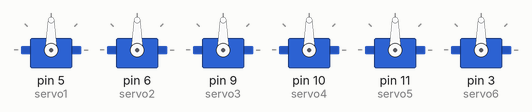
The sketch below on a simulated Arduino Uno, built with avr-gcc and run on an emulated ATmega328P. Shown: 6 × servo.

Above: at 0.05 s.
Timing chart, 0 to 3.0 s (numbered marks = the images above):
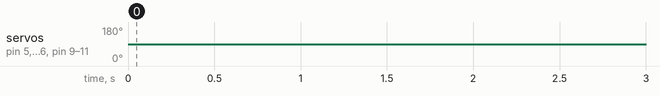

The sketch:

Controllable_wave_param.ino
```cpp
#include <Servo.h>
#include <math.h>

// --- SERVOS ---
Servo servo1, servo2, servo3, servo4, servo5, servo6;  // Added servo6

// === USER-TUNABLE PARAMETERS ===
// Tail wave
const float amplitude       = 25.0;    // degrees - increased for more thrust
const float frequency       = 2.0;     // Hz - slightly slower for more powerful strokes
const float phaseShiftDeg   = 45.0;    // degrees between joints - reduced for smoother wave

// Per-joint scaling constants - modified to create a natural fish motion
const float constant1       = 0.6;     // Head/first segment (minimal movement)
const float constant2       = 0.8;     // Second segment
const float constant3       = 1.2;     // Third segment
const float constant4       = 1.3;     // Fourth segment
const float constant5       = 1.4;     // Fifth segment
const float constant6       = 0;     // Tail fin (greatest movement)

// Burst-and-glide settings
const float cyclesPerBurst  = 3.0;     // More cycles per burst for better momentum
const float restTime        = 1.0;     // Shorter glide time
const float transitionSpeed = 2.0;     // Smoothing transition factor

// Control mode
const bool continuous_mode  = true;   // Set to false for burst-and-glide

// === DIRECTION CONTROL ===
// +1 = head->tail wave direction (correct for forward swimming)
const int directionMultiplier = 1;     // Changed to +1 for proper wave direction

// === SCHEDULE TIMINGS (seconds) ===
const float bufferTime      = 25.0;    // initial wait
const float activeTime      = 180.0;    // run tail wave
const float shutdownTime    = 180.0;    // final hold

// === INTERNAL SETTINGS ===
const float centerPos       = 90.0;    // neutral servo angle
const unsigned long updateDelay = 20;  // ms between updates
const float pi              = 3.14159265;

// --- TIMING / STATE ---
unsigned long previousMillis = 0;
float timeSeconds            = 0.0;

void setup() {
  servo1.attach(5);
  servo2.attach(6);
  servo3.attach(9);
  servo4.attach(10);
  servo5.attach(11);
  servo6.attach(3);  // Added servo6 - assuming pin 3 is available

  // Initialize all servos to center position
  servo1.write((int)centerPos);
  servo2.write((int)centerPos);
  servo3.write((int)centerPos);
  servo4.write((int)centerPos);
  servo5.write((int)centerPos);
  servo6.write((int)centerPos);
}

void loop() {
  unsigned long m = millis();
  if (m - previousMillis < updateDelay) return;
  previousMillis = m;
  timeSeconds += updateDelay / 1000.0;

  // Determine which phase we are in
  if (timeSeconds < bufferTime) {
    // Startup buffer: hold neutral
    servo1.write((int)centerPos);
    servo2.write((int)centerPos);
    servo3.write((int)centerPos);
    servo4.write((int)centerPos);
    servo5.write((int)centerPos);
    servo6.write((int)centerPos);
    return;
  }

  float tActive = timeSeconds - bufferTime;
  if (tActive < activeTime) {
    // Active tail-wave phase
    float t = tActive;
    // Precompute
    float phaseRad = phaseShiftDeg * pi / 180.0;
    float omega    = 2 * pi * frequency;
    // Envelope (continuous or burst-glide)
    float envelope = 1.0;
    if (!continuous_mode) {
      float burstTime = cyclesPerBurst / frequency;
      float cycleTime = burstTime + restTime;
      float tin = fmod(t, cycleTime);
      int   idx = int(t / cycleTime);
      if (tin < burstTime) {
        float u = tin / burstTime;
        float uu = fmin(1.0, u * transitionSpeed);
        envelope = 0.5 * (1 - cos(pi * uu));
      } else {
        float v = (tin - burstTime) / restTime;
        float vv = fmin(1.0, v * transitionSpeed);
        envelope = 0.5 * (1 + cos(pi * vv));
      }
      if (idx & 1) envelope = 0; // Just rest on alternate cycles instead of reversing
    }
    envelope *= directionMultiplier;

    // Joint angles - phase ordering is KEY to correct wave propagation
    // The order here ensures wave travels from head to tail
    float a1 = centerPos + constant1 * envelope * amplitude * sin(omega * t);
    float a2 = centerPos + constant2 * envelope * amplitude * sin(omega * t - phaseRad);     // Note negative phase shift
    float a3 = centerPos + constant3 * envelope * amplitude * sin(omega * t - 2*phaseRad);   // Each joint lags the previous
    float a4 = centerPos + constant4 * envelope * amplitude * sin(omega * t - 3*phaseRad);   // This creates head→tail wave
    float a5 = centerPos + constant5 * envelope * amplitude * sin(omega * t - 4*phaseRad);
    float a6 = centerPos + constant6 * envelope * amplitude * sin(omega * t - 5*phaseRad);   // Last joint has maximum delay

    servo1.write((int)a1);
    servo2.write((int)a2);
    servo3.write((int)a3);
    servo4.write((int)a4);
    servo5.write((int)a5);
    servo6.write((int)a6);
    return;
  }

  // Shutdown hold: timeSeconds ≥ bufferTime+activeTime, hold neutral
  servo1.write((int)centerPos);
  servo2.write((int)centerPos);
  servo3.write((int)centerPos);
  servo4.write((int)centerPos);
  servo5.write((int)centerPos);
  servo6.write((int)centerPos);

  // Optionally: stop updating timeSeconds here to freeze schedule
}
```
